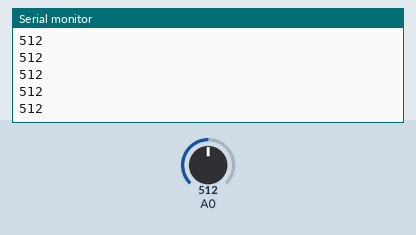
This sketch was run on a simulated Arduino Uno, built with avr-gcc and run on an emulated ATmega328P. Parts: the last lines printed to the serial monitor. Inputs (shaded band) come from the test bench; at power-on: A0 = 512.

Above: at 1.2 s.
1.3 s: A0 set to 716
At 1.9 s:
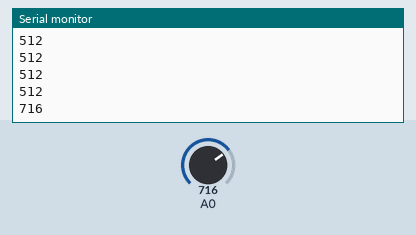
2.8 s: A0 set to 900
At 2.82 s:
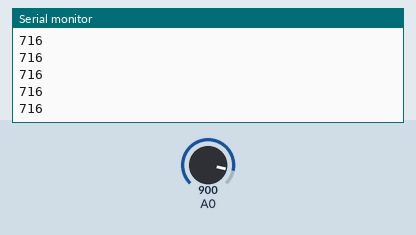
Timing chart, 0 to 5.8 s (numbered marks = the images above; inputs shaded):
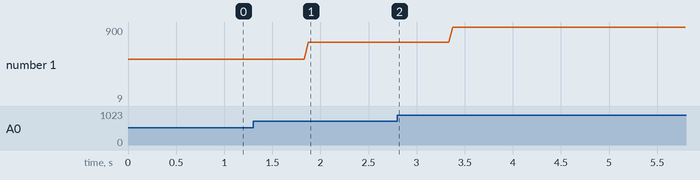

The sketch:

FlowerArduino.ino
```cpp
void setup() {
  // initialize the serial communication:
  Serial.begin(1200);
}

void loop() {

  Serial.println(analogRead(A0));
}
```

Measured:
- after the input at 1.3 s, the serial monitor: prints a new line after 0.58 s (image 1)
- plotted number 1: 512 → 716 after the input at 1.3 s, 716 → 9 after the input at 2.8 s
